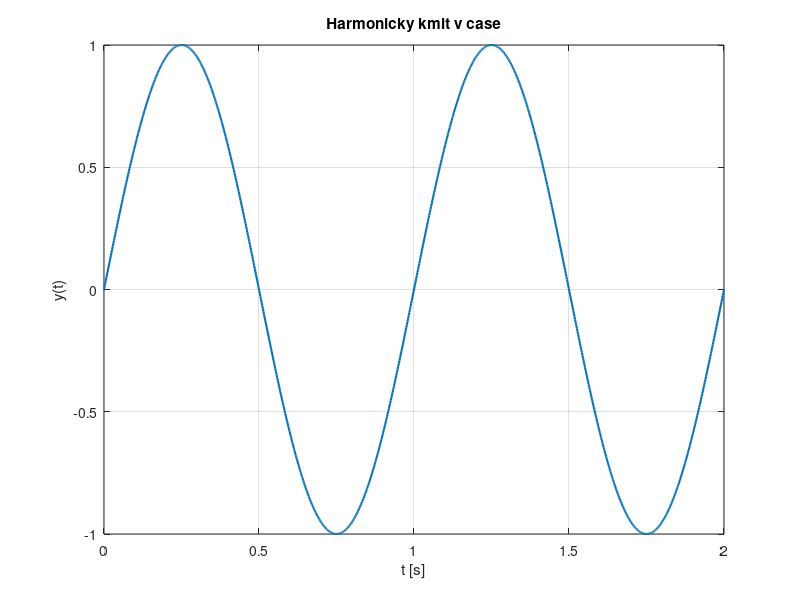
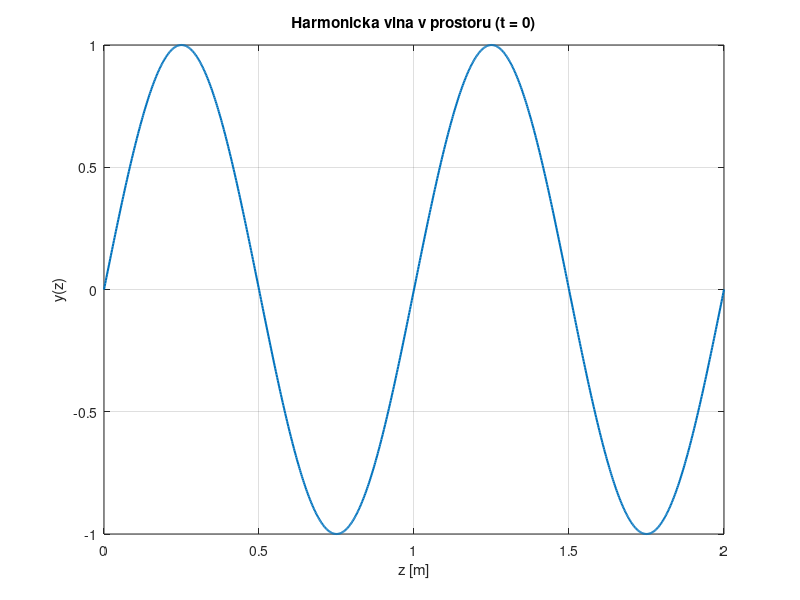
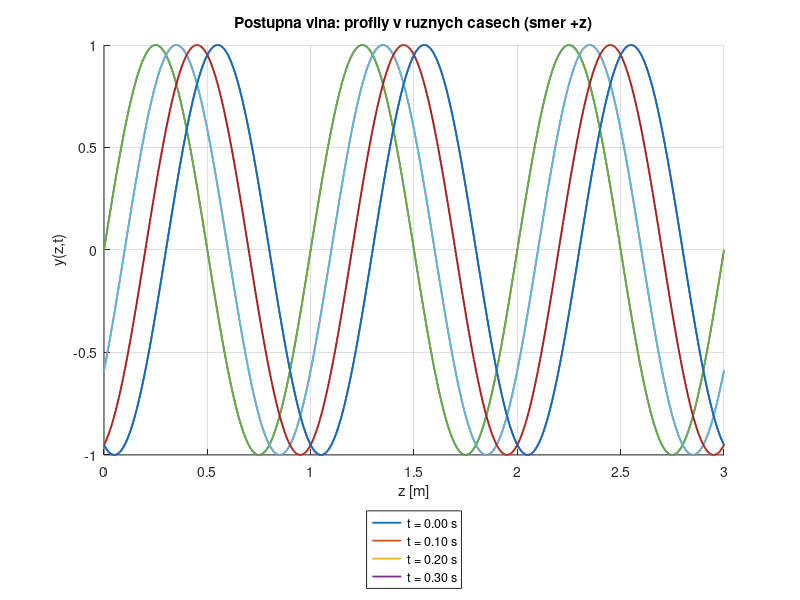
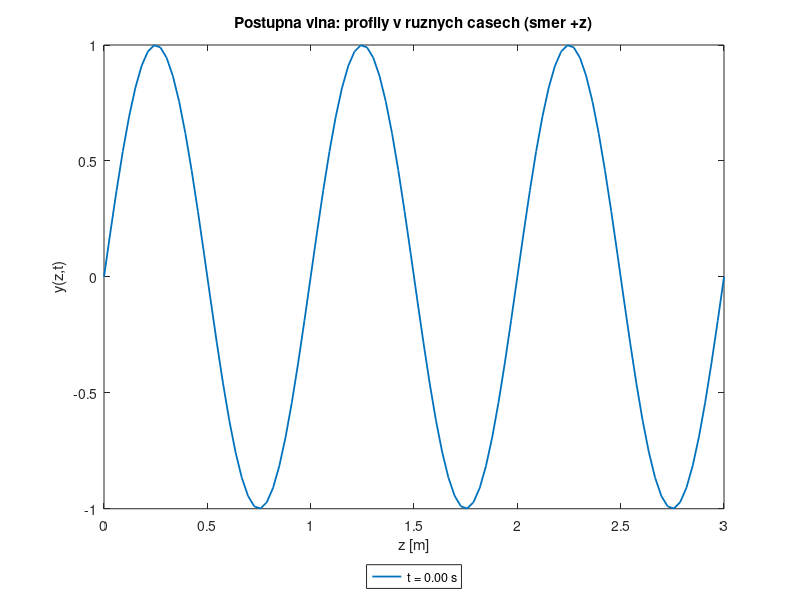

The MATLAB script that drew these images, in order:
%% Vlna v konkretnim bode (z = 0)
A = 1;          % amplituda
f = 1;          % frekvence [Hz]
omega = 2*pi*f; % uhlova frekvence [rad/s]
T = 1/f;        % perioda [s]
phi = 0;        % počáteční fáze [rad]

% Casova osa: 0..2T, jemne vzorkovani
t = linspace(0, 2, 1000);

% Casovy prubeh v bodu z=0
y = A * sin(omega * t + phi);

figure;
plot(t, y, 'LineWidth', 1.5); grid on;
xlabel('t [s]'); ylabel('y(t)');
title('Harmonicky kmit v case');


%% Vlna v prostoru (t = 0)
A = 1;            % amplituda          [-]
lambda = 1;     % vlnova delka       [m]
k = 2*pi/lambda;  % vlnove cislo       [rad/m]
phi = 0;         % pocatecni faze     [rad]

% Prostorova osa: 0..2*lambda, jemne vzorkovani
z = linspace(0, 2, 1000);

% Prostorovy prubeh v case t = 0
y = A * sin(k * z + phi);

figure;
plot(z, y, 'LineWidth', 1.5); grid on;
xlabel('z [m]'); ylabel('y(z)');
title('Harmonicka vlna v prostoru (t = 0)');

%% Postupna harmonicka vlna y(z,t) = A*sin(k*z - omega*t + phi)
A = 1;              % amplituda
lambda = 1.0;       % vlnova delka [m]
k = 2*pi/lambda;    % vlnove cislo [rad/m]
f = 1.0;            % frekvence [Hz]
omega = 2*pi*f;     % uhlova frekvence [rad/s]
phi = 0;           % pocatecni faze [rad]

% Prostor a cas pro "snapshoty"
z = linspace(0, 3, 1000);
t_list = [0, 0.10, 0.20, 0.30];    % casy v sekundach (zmente a sledujte posun)

figure; hold on; grid on
for t = t_list
    y = A * sin(k*z - omega*t + phi);
    plot(z, y, 'LineWidth', 1.3);
end

y = A * sin(k*z - omega*t_list(1) + phi);  plot(z, y, 'LineWidth', 1.3);
y = A * sin(k*z - omega*t_list(2) + phi);  plot(z, y, 'LineWidth', 1.3);
y = A * sin(k*z - omega*t_list(3) + phi);  plot(z, y, 'LineWidth', 1.3);
y = A * sin(k*z - omega*t_list(4) + phi);  plot(z, y, 'LineWidth', 1.3);

xlabel('z [m]'); ylabel('y(z,t)');
title('Postupna vlna: profily v ruznych casech (smer +z)');
legend(arrayfun(@(tt) sprintf('t = %.2f s', tt), t_list, 'UniformOutput', false), ...
       'Location', 'southoutside');
hold off


%% Postupna harmonicka vlna - simulace y(z,t) = A*sin(k*z - omega*t + phi0)
A = 1;              % amplituda
lambda = 1.0;       % vlnova delka [m]
k = 2*pi/lambda;    % vlnove cislo [rad/m]
f = 1.0;            % frekvence [Hz]
omega = 2*pi*f;     % uhlova frekvence [rad/s]
phi0 = 0;           % pocatecni faze [rad]

% Prostor a cas pro "snapshoty"
z = linspace(0, 3, 100);
t_list = linspace(0,1,100) % casy v sekundach (zmente a sledujte posun)

figure; hold off; grid on
for t = t_list
    y = A * sin(k*z - omega*t + phi0);
    plot(z, y, 'LineWidth', 1.3);
    pause(0.1)
end

xlabel('z [m]'); ylabel('y(z,t)');
title('Postupna vlna: profily v ruznych casech (smer +z)');
legend(arrayfun(@(tt) sprintf('t = %.2f s', tt), t_list, 'UniformOutput', false), ...
       'Location', 'southoutside');
hold off


